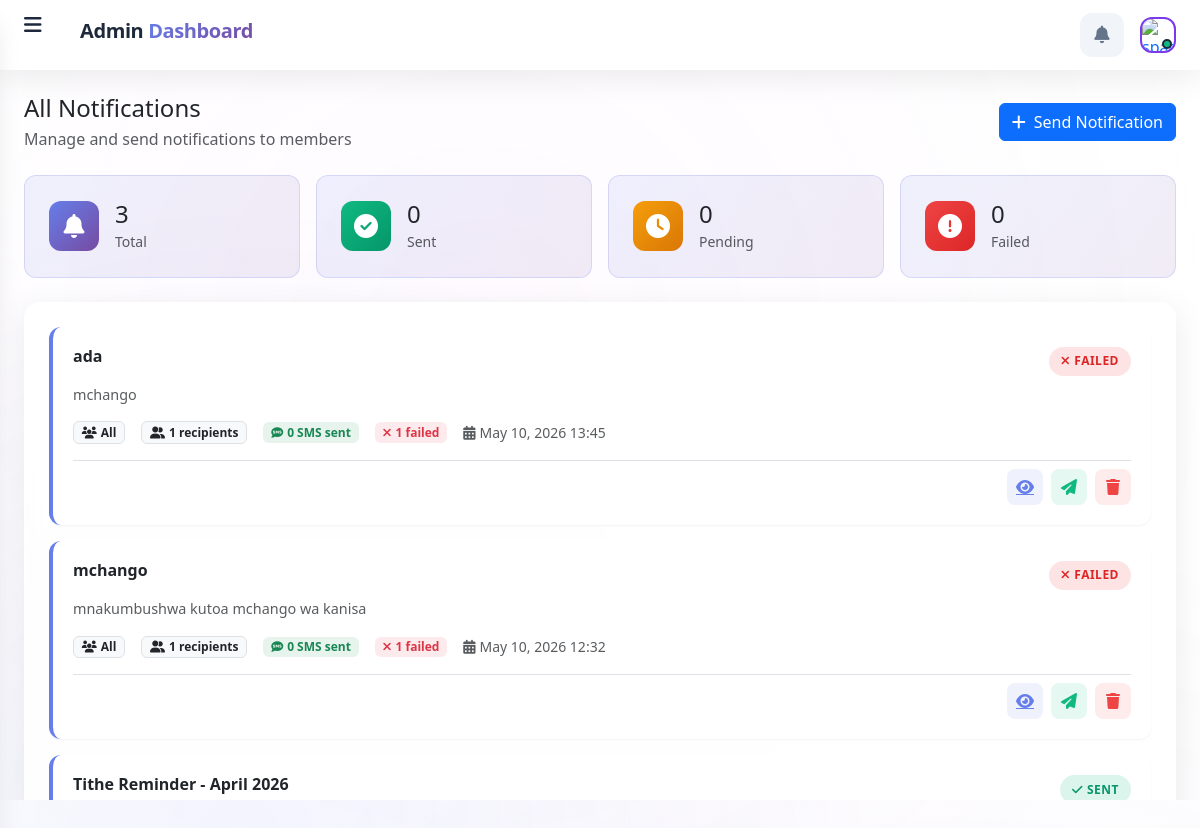
/notifications/list/ (signed in), run on the app's committed database.
### notifications/models.py (models this page shows, shortened)
class Notification(models.Model):
    STATUS_CHOICES = [
        ('PENDING', 'Pending'),
        ('SENDING', 'Sending'),
        ('SENT', 'Sent'),
        ('FAILED', 'Failed'),
    ]
    RECIPIENT_TYPE_CHOICES = [
        ('MEMBER', 'Member'),
        ('MINISTRY', 'Ministry'),
        ('COMMITTEE', 'Committee'),
        ('COMMUNITY', 'Community'),
        ('ALL', 'All'),
        ('TITHE_PAYERS', 'Tithe_payer'),
        ('CUSTOM_PHONES', 'Custom_phones'),
    ]
    TARGET_AUDIENCE_CHOICES = [
        ('ALL', 'All_Users'),
        ('STAFF_ONLY', 'Staff_Only'),
        ('MEMBERS_ONLY', 'Members_Only'),
        ('PORTAL_ONLY', 'Portal_Only'),
    ]
    PRIORITY_CHOICES = [
        ('low', 'Low'),
        ('normal', 'Normal'),
        ('high', 'High'),
        ('urgent', 'Urgent'),
    ]
    title = models.CharField(max_length=255)
    message = models.TextField(help_text="Message content (max 160 characters for single SMS)")
    recipient_type = models.CharField(max_length=20, choices=RECIPIENT_TYPE_CHOICES)
    target_audience = models.CharField(
        max_length=20,
        choices=TARGET_AUDIENCE_CHOICES,
        default='ALL',
        help_text="Who should receive this notification in the portal/app"
    )
    priority = models.CharField(
        max_length=10,
        choices=PRIORITY_CHOICES,
        default='normal',
        help_text="Notification priority level"
    )
    member = models.ForeignKey(
        Member,
        on_delete=models.CASCADE,
        null=True,
        blank=True,
        related_name='notifications'
    )
    ministry = models.ForeignKey(
        Ministry,
        on_delete=models.CASCADE,
        null=True,
        blank=True,
        related_name='notifications'
    )
    committee = models.ForeignKey(
        Committee,
        on_delete=models.CASCADE,
        null=True,
        blank=True,
        related_name='notifications'
    )
    community = models.ForeignKey(
        Community,
        on_delete=models.CASCADE,
        null=True,
        blank=True,
        related_name='notifications'
    )
    custom_phone_numbers = models.TextField(
        null=True,
        blank=True,
        help_text="Enter phone numbers separated by commas (e.g., +255712345678, +255723456789)"
    )
    status = models.CharField(max_length=20, choices=STATUS_CHOICES, default='PENDING')
    created_by = models.ForeignKey(User, on_delete=models.SET_NULL, null=True)
    created_at = models.DateTimeField(auto_now_add=True)
    sent_at = models.DateTimeField(null=True, blank=True)
    send_sms = models.BooleanField(default=True, help_text="Send SMS via AfricasTalking")
    total_recipients = models.IntegerField(default=0)
    sms_sent_count = models.IntegerField(default=0)
    sms_failed_count = models.IntegerField(default=0)
    error_message = models.TextField(null=True, blank=True)
    class Meta:
        ordering = ['-created_at']
        verbose_name = 'Notification'
        verbose_name_plural = 'Notifications'

### notifications/views.py (the view)
# urls.py: path('list/', views.notification_list, name='notification_list'),
@login_required
def notification_list(request):
    notifications = Notification.objects.all().distinct().order_by('-created_at')
    paginator = Paginator(notifications, 20)
    page_number = request.GET.get('page')
    page_obj = paginator.get_page(page_number)
    context = {
        'page_obj': page_obj,
        'notifications': page_obj
    }
    return render(request, 'notifications/notification_list.html', context)

### christ_king_church/context_processors.py (called while the page is built)
def language_context(request):
    current_language = get_language()
    return {
        'LANGUAGE_CODE': current_language,
        'LANGUAGES': settings.LANGUAGES,
        'CURRENT_LANGUAGE_CODE': current_language,
        'CURRENT_LANGUAGE_NAME': dict(settings.LANGUAGES).get(current_language, 'English'),
        'IS_SWAHILI': current_language == 'sw',
        'IS_ENGLISH': current_language == 'en',
    }

### finance/base_models.py (called while the page is built)
    def get_queryset(self):
        return super().get_queryset().filter(is_deleted=False)

### notifications/context_processors.py (called while the page is built)
def notification_context(request):
    context = {
        'unread_count': 0,
        'notifications': [],
    }
    if request.user.is_authenticated:
        try:
            from .models import UserNotification
            unread_count = UserNotification.objects.filter(
                user=request.user,
                is_read=False
            ).count()
            context['unread_count'] = unread_count
            recent_notifications = UserNotification.objects.filter(
                user=request.user,
                is_read=False
            ).select_related('notification').order_by('-sent_at')[:5]
            context['notifications'] = recent_notifications
        except Exception:
            context['unread_count'] = 0
            context['notifications'] = []
    return context

### users/models.py (called while the page is built)
    def get_full_name(self):
        return f"{self.firstname} {self.lastname}".strip()

    def is_approver(self):
        return self.roles in self.APPROVER_ROLES or self.is_superuser or self.is_staff

### templates/notifications/notification_list.html (shortened to what this page needs)
{% extends 'base.html' %}
{% load static %}
{% load i18n %}
{% block content %}
<div class="d-flex justify-content-between align-items-center mb-4">
    <div>
        <h4 class="mb-1">{% trans "All Notifications" %}</h4>
        <p class="text-muted mb-0">{% trans "Manage and send notifications to members" %}</p>
    </div>
    <a href="{% url 'notification_create' %}" class="btn btn-primary">
        <i class="fas fa-plus me-2"></i>{% trans "Send Notification" %}
    </a>
</div>
<div class="row g-3 mb-4">
    <div class="col-md-3">
        <div class="stat-card">
            <div class="stat-icon primary">
                <i class="fas fa-bell"></i>
            </div>
            <div>
                <h4 class="mb-0">{{ page_obj.paginator.count }}</h4>
                <small class="text-muted">{% trans "Total" %}</small>
            </div>
        </div>
    </div>
    <div class="col-md-3">
        <div class="stat-card">
            <div class="stat-icon success">
                <i class="fas fa-check-circle"></i>
            </div>
            <div>
                <h4 class="mb-0">{{ sent_count|default:"0" }}</h4>
                <small class="text-muted">{% trans "Sent" %}</small>
            </div>
        </div>
    </div>
    <div class="col-md-3">
        <div class="stat-card">
            <div class="stat-icon warning">
                <i class="fas fa-clock"></i>
            </div>
            <div>
                <h4 class="mb-0">{{ pending_count|default:"0" }}</h4>
                <small class="text-muted">{% trans "Pending" %}</small>
            </div>
        </div>
    </div>
    <div class="col-md-3">
        <div class="stat-card">
            <div class="stat-icon danger">
                <i class="fas fa-exclamation-circle"></i>
            </div>
            <div>
                <h4 class="mb-0">{{ failed_count|default:"0" }}</h4>
                <small class="text-muted">{% trans "Failed" %}</small>
            </div>
        </div>
    </div>
</div>
<div class="glass-card p-4">
    {% for notification in notifications %}
    <div class="notification-item priority-{{ notification.priority|default:'normal' }}">
        <div class="d-flex justify-content-between align-items-start mb-2">
            <div class="d-flex align-items-center gap-2">
                <h6 class="mb-0 fw-semibold">{{ notification.title }}</h6>
            </div>
            {% if notification.status == 'SENT' %}
                <span class="status-pill status-sent"><i class="fas fa-check me-1"></i>{% trans "Sent" %}</span>
            {% elif notification.status == 'FAILED' %}
                <span class="status-pill status-failed"><i class="fas fa-times me-1"></i>{% trans "Failed" %}</span>
            {% elif notification.status == 'PENDING' %}
                <span class="status-pill status-pending"><i class="fas fa-clock me-1"></i>{% trans "Pending" %}</span>
            {% elif notification.status == 'SENDING' %}
                <span class="status-pill status-sending"><i class="fas fa-spinner fa-spin me-1"></i>{% trans "Sending" %}</span>
            {% endif %}
        </div>
        <p class="text-muted mb-3" style="font-size: 0.9rem;">{{ notification.message|truncatewords:20 }}</p>
        <div class="d-flex flex-wrap align-items-center gap-3 mb-3">
            <span class="badge bg-light text-dark border">
                <i class="fas fa-users me-1"></i>{{ notification.get_recipient_type_display }}
            </span>
            <span class="badge bg-light text-dark border">
                <i class="fas fa-user-friends me-1"></i>{{ notification.total_recipients }} {% trans "recipients" %}
            </span>
            {% if notification.send_sms %}
                <span class="badge bg-success bg-opacity-10 text-success">
                    <i class="fas fa-sms me-1"></i>{{ notification.sms_sent_count }} {% trans "SMS sent" %}
                </span>
                {% if notification.sms_failed_count > 0 %}
                    <span class="badge bg-danger bg-opacity-10 text-danger">
                        <i class="fas fa-times me-1"></i>{{ notification.sms_failed_count }} {% trans "failed" %}
                    </span>
                {% endif %}
            {% else %}
                <span class="badge bg-info bg-opacity-10 text-info">
                    <i class="fas fa-desktop me-1"></i>{% trans "In-app only" %}
                </span>
            {% endif %}
            <small class="text-muted">
                <i class="fas fa-calendar-alt me-1"></i>{{ notification.created_at|date:"M d, Y H:i" }}
            </small>
        </div>
        <div class="d-flex justify-content-end gap-2 pt-2 border-top">
            <a href="{% url 'notification_detail' notification.pk %}" class="action-btn view" title="{% trans 'View Details' %}">
                <i class="fas fa-eye"></i>
            </a>
            {% if notification.status == 'PENDING' or notification.status == 'FAILED' %}
            <form method="post" action="{% url 'notification_send' notification.pk %}" class="d-inline">
                <button type="submit" class="action-btn send" title="{% trans 'Send Now' %}">
                    <i class="fas fa-paper-plane"></i>
                </button>
            </form>
            {% endif %}
            <a href="{% url 'notification_delete' notification.pk %}" class="action-btn delete" title="{% trans 'Delete' %}">
                <i class="fas fa-trash"></i>
            </a>
        </div>
    </div>
    {% endfor %}
</div>
{% endblock %}

### templates/base.html (style rules this page uses)
:root { --primary: #667eea; --primary-dark: #5a67d8; --primary-light: #7c3aed; --secondary: #f093fb; --accent: #4facfe; --success: #10b981; --warning: #f59e0b; --danger: #ef4444; --info: #3b82f6; --bg-primary: #f8fafc; --bg-secondary: #f1f5f9; --bg-tertiary: #e2e8f0; --text-primary: #1e293b; --text-secondary: #64748b; --text-muted: #94a3b8; --border-color: #e2e8f0; --glass-bg: rgba(255, 255, 255, 0.85); --glass-bg-dark: rgba(30, 41, 59, 0.95); --glass-border: rgba(255, 255, 255, 0.3); --glass-shadow: 0 8px 32px rgba(0, 0, 0, 0.08); --gradient-primary: linear-gradient(135deg, #667eea 0%, #764ba2 100%); --gradient-secondary: linear-gradient(135deg, #f093fb 0%, #f5576c 100%); --gradient-accent: linear-gradient(135deg, #4facfe 0%, #00f2fe 100%); --gradient-sidebar: linear-gradient(180deg, #1e293b 0%, #0f172a 100%); --gradient-header: linear-gradient(90deg, #667eea 0%, #764ba2 100%); --font-primary: "Inter", -apple-system, BlinkMacSystemFont, "Segoe UI", sans-serif; --font-display: "Playfair Display", Georgia, serif; --sidebar-width: 280px; --sidebar-collapsed: 80px; --header-height: 70px; --border-radius: 12px; --border-radius-sm: 8px; --border-radius-lg: 16px; --transition-fast: 0.15s ease; --transition-base: 0.25s ease; --transition-slow: 0.35s ease; --shadow-sm: 0 1px 2px rgba(0, 0, 0, 0.05); --shadow-md: 0 4px 6px -1px rgba(0, 0, 0, 0.1); --shadow-lg: 0 10px 15px -3px rgba(0, 0, 0, 0.1); --shadow-xl: 0 20px 25px -5px rgba(0, 0, 0, 0.1); --shadow-glow: 0 0 20px rgba(102, 126, 234, 0.4); }
* { margin: 0; padding: 0; box-sizing: border-box; }
html { font-size: 16px; -webkit-font-smoothing: antialiased; -moz-osx-font-smoothing: grayscale; scroll-behavior: smooth; }
body { font-family: var(--font-primary); background: var(--bg-primary); color: var(--text-primary); line-height: 1.6; overflow-x: hidden; min-height: 100vh; }
body::before { content: ""; position: fixed; top: 0; left: 0; right: 0; bottom: 0; background: radial-gradient( circle at 20% 50%, rgba(102, 126, 234, 0.08) 0%, transparent 50% ), radial-gradient( circle at 80% 80%, rgba(118, 75, 162, 0.06) 0%, transparent 50% ), radial-gradient( circle at 40% 20%, rgba(240, 147, 251, 0.04) 0%, transparent 50% ); pointer-events: none; z-index: -1; animation: backgroundPulse 15s ease-in-out infinite; }
.notification-item { display: block; padding: 12px 14px; border-radius: var(--border-radius-sm); text-decoration: none; color: inherit; transition: all var(--transition-fast); margin-bottom: 4px; }
.btn { display: inline-flex; align-items: center; justify-content: center; gap: 8px; padding: 10px 20px; border-radius: var(--border-radius-sm); font-size: 0.9rem; font-weight: 600; text-decoration: none; cursor: pointer; transition: all var(--transition-fast); border: none; }

### data on the page
Notification: title "ada", message "mchango", recipient_type "All", total_recipients "1", sms_sent_count "0", sms_failed_count "1", created_at "May 10, 2026 13:45", status "FAILED" (drawn)
Notification: title "mchango", message "mnakumbushwa kutoa mchango wa kanisa", recipient_type "All", total_recipients "1", sms_sent_count "0", sms_failed_count "1", created_at "May 10, 2026 12:32", status "FAILED" (drawn)
Notification: title "Tithe Reminder - April 2026"

### other printed values
{{ page_obj.paginator.count }} "3"
{{ sent_count|default:"0" }} "0"
{{ pending_count|default:"0" }} "0"
{{ failed_count|default:"0" }} "0"
